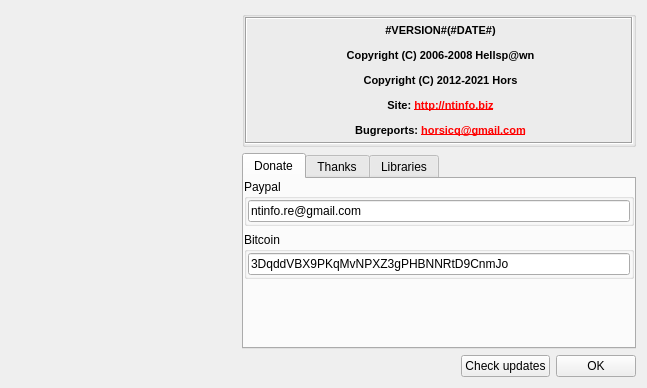
<?xml version="1.0" encoding="UTF-8"?>
<ui version="4.0">
 <class>DialogAbout</class>
 <widget class="QDialog" name="DialogAbout">
  <property name="windowModality">
   <enum>Qt::WindowModal</enum>
  </property>
  <property name="geometry">
   <rect>
    <x>0</x>
    <y>0</y>
    <width>647</width>
    <height>388</height>
   </rect>
  </property>
  <property name="windowTitle">
   <string>About</string>
  </property>
  <property name="modal">
   <bool>true</bool>
  </property>
  <layout class="QHBoxLayout" name="horizontalLayout_2">
   <item>
    <widget class="QLabel" name="labelAbout">
     <property name="sizePolicy">
      <sizepolicy hsizetype="Expanding" vsizetype="Expanding">
       <horstretch>0</horstretch>
       <verstretch>0</verstretch>
      </sizepolicy>
     </property>
     <property name="frameShape">
      <enum>QFrame::NoFrame</enum>
     </property>
     <property name="text">
      <string/>
     </property>
     <property name="pixmap">
      <pixmap resource="res.qrc">:/images/about.png</pixmap>
     </property>
    </widget>
   </item>
   <item>
    <layout class="QVBoxLayout" name="verticalLayout">
     <item>
      <widget class="QGroupBox" name="groupBoxInfo">
       <property name="sizePolicy">
        <sizepolicy hsizetype="Preferred" vsizetype="Expanding">
         <horstretch>0</horstretch>
         <verstretch>0</verstretch>
        </sizepolicy>
       </property>
       <property name="maximumSize">
        <size>
         <width>16777215</width>
         <height>150</height>
        </size>
       </property>
       <property name="title">
        <string/>
       </property>
       <layout class="QVBoxLayout" name="verticalLayout_3">
        <property name="leftMargin">
         <number>0</number>
        </property>
        <property name="topMargin">
         <number>0</number>
        </property>
        <property name="rightMargin">
         <number>0</number>
        </property>
        <property name="bottomMargin">
         <number>0</number>
        </property>
        <item>
         <widget class="QLabel" name="labelInfo">
          <property name="font">
           <font>
            <pointsize>10</pointsize>
           </font>
          </property>
          <property name="frameShape">
           <enum>QFrame::Box</enum>
          </property>
          <property name="frameShadow">
           <enum>QFrame::Sunken</enum>
          </property>
          <property name="text">
           <string notr="true">&lt;html&gt;&lt;head/&gt;&lt;body&gt;&lt;p align=&quot;center&quot;&gt;&lt;span style=&quot; font-size:8pt; font-weight:600;&quot;&gt;#VERSION#(#DATE#)&lt;/span&gt;&lt;/p&gt;&lt;p align=&quot;center&quot;&gt;&lt;span style=&quot; font-size:8pt; font-weight:600;&quot;&gt;Copyright (C) 2006-2008 Hellsp@wn&lt;/span&gt;&lt;/p&gt;&lt;p align=&quot;center&quot;&gt;&lt;span style=&quot; font-size:8pt; font-weight:600;&quot;&gt;Copyright (C) 2012-2021 Hors&lt;/span&gt;&lt;/p&gt;&lt;p align=&quot;center&quot;&gt;&lt;span style=&quot; font-size:8pt; font-weight:600;&quot;&gt;Site: &lt;/span&gt;&lt;a href=&quot;http://ntinfo.biz&quot;&gt;&lt;span style=&quot; font-size:8pt; font-weight:600; text-decoration: underline; color:#ff0000;&quot;&gt;http://ntinfo.biz&lt;/span&gt;&lt;/a&gt;&lt;/p&gt;&lt;p align=&quot;center&quot;&gt;&lt;span style=&quot; font-size:8pt; font-weight:600;&quot;&gt;Bugreports: &lt;/span&gt;&lt;a href=&quot;mailto:horsicq@gmail.com&quot;&gt;&lt;span style=&quot; font-size:8pt; font-weight:600; text-decoration: underline; color:#ff0000;&quot;&gt;horsicq@gmail.com&lt;/span&gt;&lt;/a&gt;&lt;/p&gt;&lt;/body&gt;&lt;/html&gt;</string>
          </property>
          <property name="openExternalLinks">
           <bool>true</bool>
          </property>
         </widget>
        </item>
       </layout>
      </widget>
     </item>
     <item>
      <widget class="QTabWidget" name="tabWidgetAbout">
       <property name="currentIndex">
        <number>0</number>
       </property>
       <widget class="QWidget" name="tabDonate">
        <attribute name="title">
         <string>Donate</string>
        </attribute>
        <layout class="QVBoxLayout" name="verticalLayout_2">
         <property name="leftMargin">
          <number>0</number>
         </property>
         <property name="topMargin">
          <number>0</number>
         </property>
         <property name="rightMargin">
          <number>0</number>
         </property>
         <property name="bottomMargin">
          <number>0</number>
         </property>
         <item>
          <widget class="QGroupBox" name="groupBoxPayPal">
           <property name="title">
            <string notr="true">Paypal</string>
           </property>
           <layout class="QVBoxLayout" name="verticalLayout_6">
            <property name="spacing">
             <number>1</number>
            </property>
            <property name="leftMargin">
             <number>1</number>
            </property>
            <property name="topMargin">
             <number>1</number>
            </property>
            <property name="rightMargin">
             <number>1</number>
            </property>
            <property name="bottomMargin">
             <number>1</number>
            </property>
            <item>
             <widget class="QLineEdit" name="lineEditPaypal">
              <property name="enabled">
               <bool>true</bool>
              </property>
              <property name="text">
               <string notr="true">ntinfo.re@gmail.com</string>
              </property>
              <property name="readOnly">
               <bool>true</bool>
              </property>
              <property name="placeholderText">
               <string notr="true"/>
              </property>
             </widget>
            </item>
           </layout>
          </widget>
         </item>
         <item>
          <widget class="QGroupBox" name="groupBoxBitcoin">
           <property name="title">
            <string notr="true">Bitcoin</string>
           </property>
           <layout class="QVBoxLayout" name="verticalLayout_5">
            <property name="spacing">
             <number>1</number>
            </property>
            <property name="leftMargin">
             <number>1</number>
            </property>
            <property name="topMargin">
             <number>1</number>
            </property>
            <property name="rightMargin">
             <number>1</number>
            </property>
            <property name="bottomMargin">
             <number>1</number>
            </property>
            <item>
             <widget class="QLineEdit" name="lineEditBitcoin">
              <property name="enabled">
               <bool>true</bool>
              </property>
              <property name="text">
               <string notr="true">3DqddVBX9PKqMvNPXZ3gPHBNNRtD9CnmJo</string>
              </property>
              <property name="readOnly">
               <bool>true</bool>
              </property>
              <property name="placeholderText">
               <string notr="true"/>
              </property>
             </widget>
            </item>
           </layout>
          </widget>
         </item>
         <item>
          <spacer name="verticalSpacer">
           <property name="orientation">
            <enum>Qt::Vertical</enum>
           </property>
           <property name="sizeHint" stdset="0">
            <size>
             <width>20</width>
             <height>66</height>
            </size>
           </property>
          </spacer>
         </item>
        </layout>
       </widget>
       <widget class="QWidget" name="tabThanks">
        <attribute name="title">
         <string>Thanks</string>
        </attribute>
        <layout class="QHBoxLayout" name="horizontalLayout_3">
         <property name="leftMargin">
          <number>0</number>
         </property>
         <property name="topMargin">
          <number>0</number>
         </property>
         <property name="rightMargin">
          <number>0</number>
         </property>
         <property name="bottomMargin">
          <number>0</number>
         </property>
         <item>
          <widget class="QListWidget" name="listWidgetThanks">
           <property name="maximumSize">
            <size>
             <width>16777215</width>
             <height>128</height>
            </size>
           </property>
          </widget>
         </item>
         <item>
          <widget class="QPushButton" name="pushButtonAvatar">
           <property name="minimumSize">
            <size>
             <width>128</width>
             <height>128</height>
            </size>
           </property>
           <property name="maximumSize">
            <size>
             <width>128</width>
             <height>128</height>
            </size>
           </property>
           <property name="styleSheet">
            <string notr="true">border-style: solid;
border-width:1px;
border-radius:50px;</string>
           </property>
           <property name="text">
            <string/>
           </property>
           <property name="flat">
            <bool>true</bool>
           </property>
          </widget>
         </item>
        </layout>
       </widget>
       <widget class="QWidget" name="tabLibraries">
        <attribute name="title">
         <string>Libraries</string>
        </attribute>
        <layout class="QVBoxLayout" name="verticalLayout_4">
         <property name="leftMargin">
          <number>0</number>
         </property>
         <property name="topMargin">
          <number>0</number>
         </property>
         <property name="rightMargin">
          <number>0</number>
         </property>
         <property name="bottomMargin">
          <number>0</number>
         </property>
         <item>
          <widget class="QLabel" name="labelComponents">
           <property name="font">
            <font>
             <pointsize>10</pointsize>
            </font>
           </property>
           <property name="frameShape">
            <enum>QFrame::Box</enum>
           </property>
           <property name="frameShadow">
            <enum>QFrame::Sunken</enum>
           </property>
           <property name="text">
            <string notr="true">&lt;html&gt;&lt;head/&gt;&lt;body&gt;&lt;p align=&quot;center&quot;&gt;&lt;span style=&quot; font-size:8pt; font-weight:600;&quot;&gt;QT Library #QT# &lt;/span&gt;&lt;a href=&quot;http://qt-project.org&quot;&gt;&lt;span style=&quot; font-size:8pt; font-weight:600; text-decoration: underline; color:#ff0000;&quot;&gt;http://qt-project.org&lt;/span&gt;&lt;/a&gt;&lt;/p&gt;&lt;p align=&quot;center&quot;&gt;&lt;span style=&quot; font-size:8pt; font-weight:600;&quot;&gt;QWT Library #QWT# &lt;/span&gt;&lt;a href=&quot; http://qwt.sourceforge.net&quot;&gt;&lt;span style=&quot; font-size:8pt; font-weight:600; text-decoration: underline; color:#ff0000;&quot;&gt;http://qwt.sourceforge.net&lt;/span&gt;&lt;/a&gt;&lt;/p&gt;&lt;p align=&quot;center&quot;&gt;&lt;span style=&quot; font-size:8pt; font-weight:600;&quot;&gt;Capstone #CAPSTONE# &lt;/span&gt;&lt;a href=&quot; http://qwt.sourceforge.net&quot;&gt;&lt;span style=&quot; font-size:8pt; font-weight:600; text-decoration: underline; color:#ff0000;&quot;&gt;http://www.capstone-engine.org&lt;/span&gt;&lt;/a&gt;&lt;/p&gt;&lt;/body&gt;&lt;/html&gt;</string>
           </property>
           <property name="openExternalLinks">
            <bool>true</bool>
           </property>
          </widget>
         </item>
        </layout>
       </widget>
      </widget>
     </item>
     <item>
      <layout class="QHBoxLayout" name="horizontalLayout">
       <item>
        <spacer name="horizontalSpacer">
         <property name="orientation">
          <enum>Qt::Horizontal</enum>
         </property>
         <property name="sizeHint" stdset="0">
          <size>
           <width>40</width>
           <height>20</height>
          </size>
         </property>
        </spacer>
       </item>
       <item>
        <widget class="QPushButton" name="pushButtonCheckUpdates">
         <property name="text">
          <string>Check updates</string>
         </property>
        </widget>
       </item>
       <item>
        <widget class="QPushButton" name="pushButtonOK">
         <property name="text">
          <string>OK</string>
         </property>
        </widget>
       </item>
      </layout>
     </item>
    </layout>
   </item>
  </layout>
 </widget>
 <resources>
  <include location="res.qrc"/>
 </resources>
 <connections/>
</ui>
